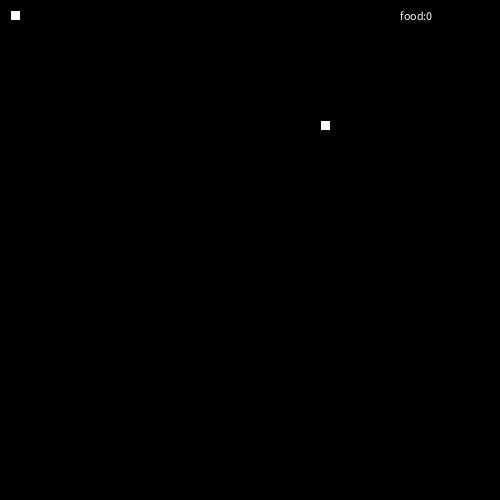
Frame 1 (no input)
Frame 60 (the mouse pressed at the canvas centre just before this capture): identical to frame 1, image omitted
Frame 120 (the mouse held since frame 60 and released just before this capture): identical to frame 1, image omitted

The Processing sketch that drew this single still picture (run headless with seeded random() and noise(); from frame 60 on, the mouse is pressed at the canvas centre):

// Processing sketch: SnakeRecipe
// ── SnakeRecipe.pde

// 1. Follow the recipe instructions inside the Segment class.
// The Segment class will be used to represent each part of the moving snake.
class Segment {
  //2. Create x and y member variables to hold the location of each segment.
  int x;
  int y;
  // 3. Add a constructor with parameters to initialize each variable.
  Segment(int x, int y) {
    this.x = x;
    this.y = y;
  }
  // 4. Add getter and setter methods for both the x and y member variables.
  int GetX() {
    return x;
  }
  void SetX(int x) {
    this.x = x;
  }
  int GetY() {
    return y;
  }
  void SetY(int y) {
    this.y = y;
  }
}
// 5. Create (but do not initialize) a Segment variable to hold the head of the Snake
Segment head; 
// 6. Create and initialize a String to hold the direction of your snake e.g. "up"
String direction = new String();
// 7. Create and initialize a variable to hold how many pieces of food the snake has eaten.
// give it a value of 1 to start.
int food = 0;
// 8. Create and initialize foodX and foodY variables to hold the location of the food.
int foodX = ((int)random(50)*10);
int foodY = ((int)random(50)*10);
void setup() {
  // 9. Set the size of your sketch (500 by 500).
  size(500, 500);
  // 10. initialize your head to a new segment.
  head = new Segment(10,10);
  // 11. Use the frameRate(int rate) method to set the rate to 20.
  frameRate(20);
}
void draw() {
  background(0);
  text("food:" + food, 400,20);
  //12. Call the manageTail, drawFood, drawSnake, move, and collision methods.
  manageTail();
  drawSnake();
  drawFood();
  move();
  collision();
 
}
// 13. Complete the drawFood method below. (Hint: each piece of food should be a 10 by 10 rectangle).
void drawFood() {
  rect(foodX,foodY,10,10);
}
//14. Draw the snake head (use a 10 by 10 rectangle)
void drawSnake() {
  rect(head.x,head.y,10,10);
  //test your code
}
// 15. Complete the move method below.
void move() {
  // 16. Using a switch statement, make your snake head move by 10 pixels in the correct direction.
  //This is an incomplete switch statement:
  switch(direction) {
  case "up":
    // move head up here 
    head.y+= -10;
    break;
  case "down":
    // move head down here 
    head.y+= 10;
    break;
  case "left":
    // figure it out 
    head.x+= -10;
    break;
  case "right":
    // mystery code goes here 
    head.x+= 10;
    break;
  }
  // 17. Call the checkBoundaries method to make sure the snake head doesn't go off the screen.
  checkBoundaries();
}
// 18. Complete the keyPressed method below. Use if statements to set your direction variable depending on what key is pressed.
void keyPressed() {
  if(keyCode == 38 && !direction.equals("down")) {
    direction = "up";
  } 
  if(keyCode == 40 && !direction.equals("up")) {
    direction = "down";
}
  if(keyCode == 37 && !direction.equals("right")) {
    direction = "left";
}
  if(keyCode == 39 && !direction.equals("left")) {
    direction = "right";
}
}
// 19. check if your head is out of bounds (teleport your snake head to the other side).
void checkBoundaries() {
  if(head.y>=500) {
    head.y+= -500;
  }
  if(head.x>=500) {
    head.x+= -500;
  }
  if(head.y<=0) {
    head.y+= 500;
  }
  if(head.x<=0) {
    head.x+= 500;
  }
//20. Make sure that the key for your current direction’s opposite doesn’t work(i.e. If you’re going up, down key shouldn’t work)
  }
// 21. Complete the missing parts of the collision method below.
void collision() {
 
  // If the segment is colliding with a piece of food...
  // Increase the amount of food eaten and set foodX and foodY to new random locations.
  if(head.x==foodX && head.y==foodY) {
    food++;
    foodX = ((int)random(50)*10);
    foodY = ((int)random(50)*10);
  }
}
/**
 ** Part 2: making the tail (the rest of the snake)
 **/
// 1. Create and initialize an ArrayList of Segments. (This will be your snake tail!)
ArrayList<Segment> tail = new ArrayList<Segment>();
// 2. Complete the missing parts of the manageTail method below and call it in the draw method.
void manageTail() {
  //Call the drawTail and checkTailCollision methods.
  drawTail();
  checkTailCollision();
  // Add a new Segment to your ArrayList that has the same X and Y as the head of your snake.
  tail.add(new Segment(head.x,head.y));
  // To keep your tail the right length:
  // while the tail size is greater than the number of food pieces eaten, remove the first Segment in your tail.
  while(tail.size()>food) {
    tail.remove(tail.get(0));
  }
}
void drawTail() {
    // Draw a 10 by 10 rectangle for each Segment in your snake ArrayList.
    
}


// 3. Complete the missing parts of the bodyCollision method below.

void checkTailCollision() {

  // If your head has the same location as one of your segments...

  // reset your food variable

  //Call this method at the beginning of your manageTail method.
} 
